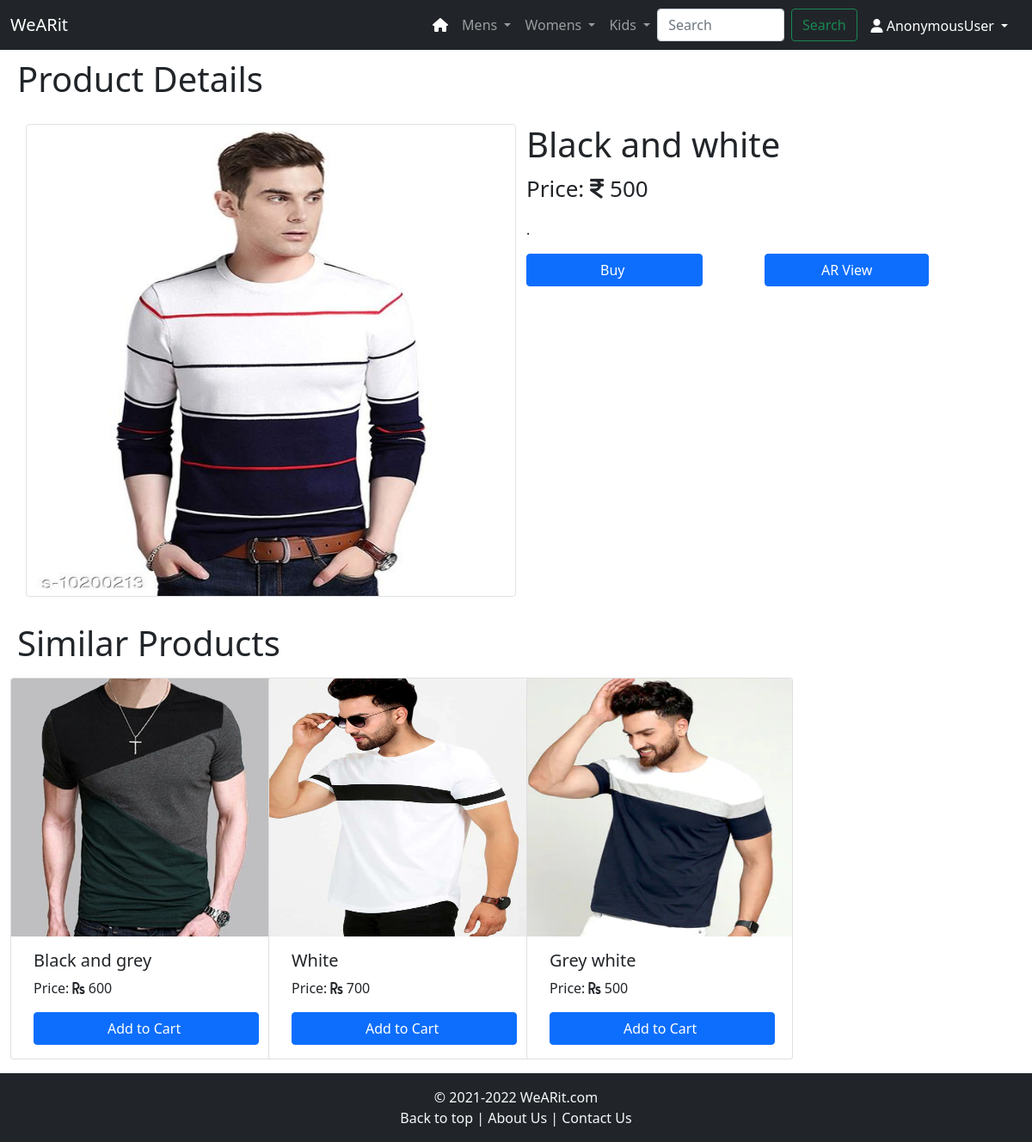
The page /ecom/productview/13/Mens on the database its author committed.
### ecom/models.py (models this page shows, shortened)
class Product(models.Model):
    product_id = models.AutoField
    product_name = models.CharField(max_length=50)
    category = models.CharField(max_length=50,default="")
    subcategory = models.CharField(max_length=50,default="")
    price = models.IntegerField(default=0)
    desc = models.CharField(max_length=300)
    pub_date = models.DateField()
    image = models.ImageField(upload_to="images",default="")

### ecom/views.py (the view)
# urls.py: path('ecom/productview/<int:myid>/<slug:mycategory>', views.productview, name='ProductView'),
def productview(request, myid, mycategory):
    products = Product.objects.filter(id=myid)
    similar_products = Product.objects.filter(
        category=mycategory).exclude(id=myid)
    return render(request, 'productview.html', {'product': products[0], 'related': similar_products})

### templates/productview.html (shortened to what this page needs)
{% extends 'basic.html' %}
{% load cart %}
{% block body %}
<h1 class="head" style="margin-left: 20px;padding-bottom: 20px;padding-top: 10px;">Product Details</h1>
<div class="container">
  <div class="row">
    <div class="col-sm-12 col-md-5 col-lg-6 col-xl-6 text-center">
      <div class="row">
        <img src="/media/{{product.image}}" class="pimg card-img-top border rounded" width="400px" height="550px" alt="...">
      </div>
    </div>
    <div class="col-sm-12 col-md-6 col-xl-6">
      <h1 class="text-truncate" style="font-size: 40px;">{{product.product_name}}<br>
      </h1>
      <p style="font-size: 26px;">Price: <i class="fa fa-rupee"></i> {{product.price}}&nbsp;</p>
      <p>{{product.desc}}</p>
      <div class="row g-2">
      {% if product|is_in_cart:request.session.cart %}
      <input type="submit" class="buy btn btn-success col-4 me-5" disabled value="Added to Cart">
      {% else %}
      <form action="/ecom/addtocart/#{{product.id}}" method="post" class="b col-6">
        <input type="submit" class="buy btn btn-primary btn-block" value="Buy"
          style="padding-left: 85px;padding-right:90px;">
      </form>
      {% endif %}
      <a href="/ecom/prodar1/{{product.id}}/{{product.category}}" class="b col-6 float-start"><button id="qv{{i.id}}" class="ar btn btn-primary" style="padding-right: 65px;padding-left: 65px;">AR View</button></a>
          </div>
    </div>
  </div>
</div>
<h1 class="head1" style="margin-left: 20px;padding-top: 30px;">Similar Products</h1>
<div class="container-fluid mr-1 me-1 my-3">
  <div class="row">
    {% for i in related %}
    <div class="col-xs-3 col-sm-1 col-md-3">
      <div class="card" style="width: 310px;">
        <a href="/ecom/productview/{{i.id}}/{{i.category}}"><img src="/media/{{i.image}}" class="card-img-top" alt="..."
            style="height: 300px;"></a>
        <div class="card-body">
          <h5 class="card-title" id="namepr{{i.id}}" style="margin-left: 10px;">{{i.product_name}}</h5>
          <p class="card-text" style="margin-left: 10px;">Price: <i class="fas fa-rupee-sign"></i> {{i.price}}</p>
          {% if i|is_in_cart:request.session.cart %}
          <input type="submit" class="btn btn-success btn-block" disabled value="Added to Cart"
            style="margin-left: 10px;margin-right: 10px;padding-left: 75px;padding-right:83px;">
          {% else %}
          <form action="/ecom/addtocart/#{{i.id}}" method="post">
            <input type="submit" class="btn btn-primary btn-block" value="Add to Cart"
              style="margin-left: 10px;margin-right: 10px;padding-left: 85px;padding-right:90px;">
          </form>
          {% endif %}
        </div>
      </div>
    </div>
    {% endfor %}
  </div>
</div>
{% endblock%}

### rows shown on the page
Product: image (picture), product_name "Black and white", price "500", desc "."
Product: image (picture), product_name "Black and grey", price "600"
Product: image (picture), product_name "White", price "700"
Product: image (picture), product_name "Grey white", price "500"

### other values the page prints
{{ request.user }} "AnonymousUser"
